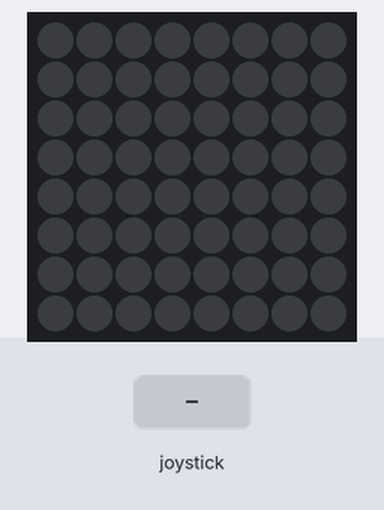
This program was run on a simulated Raspberry Pi (BCM pin numbers) with a Sense HAT. On the bench: the Sense HAT's 8×8 RGB LED matrix. The test bench sets the inputs (shaded band).

Above: at 1.2 s.
1.3 s: joystick pushed up
At 2.6 s:
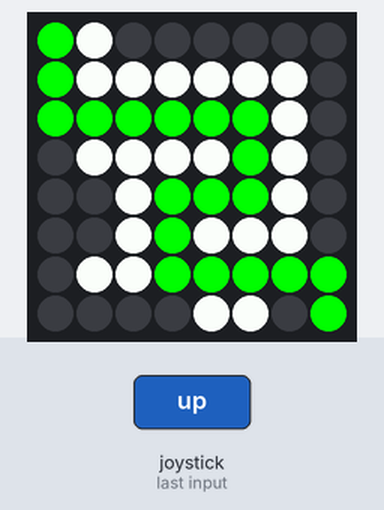
2.9 s: joystick pushed down
At 4.0 s:
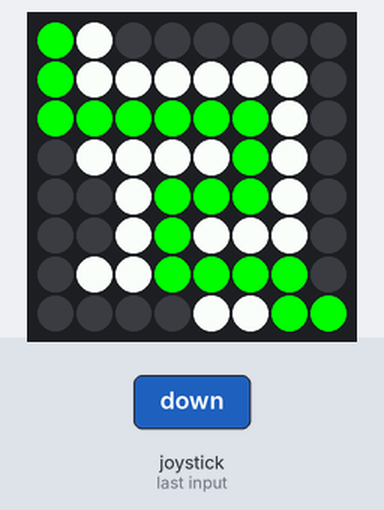
Timing chart, 0 to 5.9 s (numbered marks = the images above; inputs shaded):
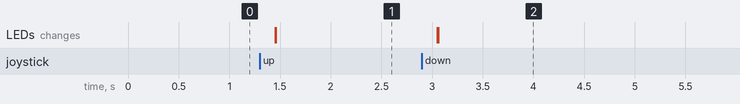

The program:

Test2.py
```python
from sense_hat import SenseHat
from time import sleep
import copy
from sense_hat import SenseHat, ACTION_PRESSED, ACTION_HELD, ACTION_RELEASED
from signal import pause

sense = SenseHat()

BLACK = (0,0,0)
RED = (255, 0, 0)
GREEN = (0,255,0)
WHITE = (255,255,255)

maps = [
    [0,1,0,0,0,0,0,0],
    [0,1,1,1,1,1,1,0],
    [0,0,0,0,0,0,1,0],
    [0,1,1,1,1,0,1,0],
    [0,0,1,0,0,0,1,0],
    [0,0,1,0,1,1,1,0],
    [0,1,1,0,0,0,0,0],
    [0,0,0,0,1,1,0,0]
]

dx = [0, 0, -1, 1]
dy = [-1, 1, 0, 0]

start = (0, 0)
fin = (7, 7)

visited = [[0] * 8 for _ in range(8)]

dist = []

def oob(x, y):
    if x < 0 or x >= 8 or y < 0 or y >= 8:
        return True
    else:
        return False

def dfs(now):
    x = now[0]
    y = now[1]

    if x == fin[0] and y == fin[1]:
        dist.append(copy.deepcopy(visited))
        return

    for dir in range(4):
        nx = x + dx[dir]
        ny = y + dy[dir]

        if oob(nx, ny):
            continue
        if visited[nx][ny] != 0:
            continue
        if maps[nx][ny] != 0:
            continue

        visited[nx][ny] = 1
        dfs((nx, ny))
        visited[nx][ny] = 0

def draw_map(num):
    for x in range(8):
        for y in range(8):
            if maps[x][y] == 1:
                sense.set_pixel(y, x, WHITE)
            elif dist[num][x][y] == 1:
                sense.set_pixel(y, x, GREEN)
            else:
                sense.set_pixel(y, x, BLACK)

def plus(event):
    if event.action != ACTION_RELEASED:
        return
    global num
    sense.clear()
    draw_map(num)
    num = (num + 1) % len(dist)


## start
visited[start[0]][start[1]] = 1

dfs(start)

num = 0
sense.stick.direction_any = plus

pause()
```

Measured:
- after the input at 1.3 s, the LEDs: first change after 0.15 s (image 1 shows a later state)
- after the input at 2.9 s, the LEDs: first change after 0.15 s (image 2 shows a later state)
